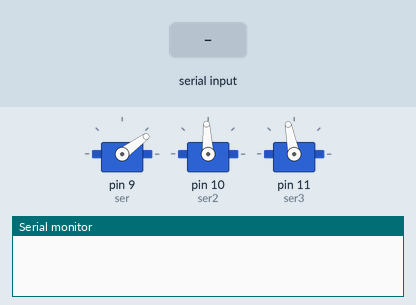
The sketch below on a simulated Arduino Uno, built with avr-gcc and run on an emulated ATmega328P. Shown: 3 × servo, the last lines printed to the serial monitor. Inputs (shaded band) come from the test bench.

Above: at 1.2 s.
1.3 s: "q" received over Serial
At 1.6 s:
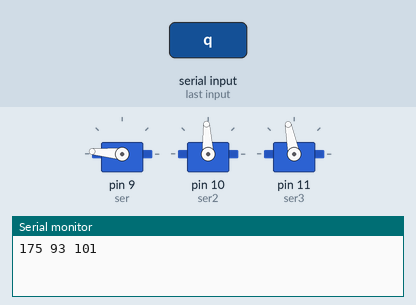
2.8 s: "e" received over Serial
At 3.9 s:
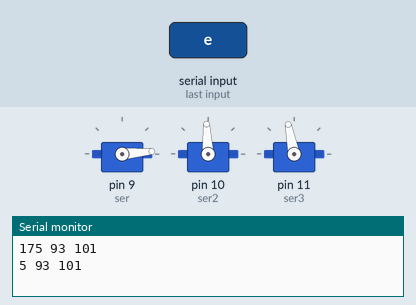
4.3 s: "h" received over Serial
At 5.1 s:
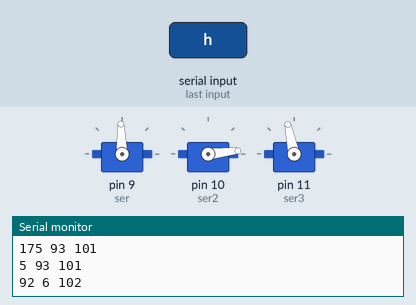
5.8 s: "q" received over Serial
At 6.2 s:
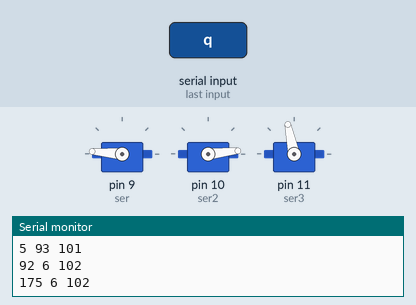
7.3 s: "e" received over Serial
At 8.5 s:
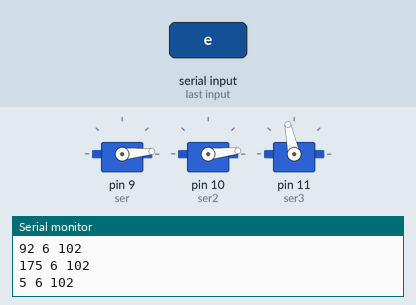
8.8 s: "y" received over Serial
At 9.7 s:
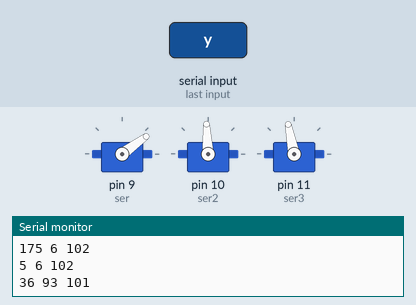
Timing chart, 0 to 11.3 s (numbered marks = the images above; inputs shaded):
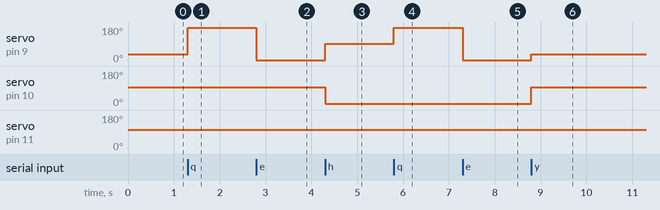

Measured:
- after the input at 1.3 s, servo on pin 9 (ser): 36° → 175° at once
- after the input at 2.8 s, servo on pin 9 (ser): 175° → 5° at once
- after the input at 4.3 s, servo on pin 9 (ser): 5° → 92° at once; servo on pin 10 (ser2): 93° → 6° at once; servo on pin 11 (ser3): 101° → 102° at once
- after the input at 5.8 s, servo on pin 9 (ser): 92° → 175° at once
- after the input at 7.3 s, servo on pin 9 (ser): 175° → 5° at once
- after the input at 8.8 s, servo on pin 9 (ser): 5° → 36° at once; servo on pin 10 (ser2): 6° → 93° at once; servo on pin 11 (ser3): 102° → 101° at once

The sketch:

twoServosketch_jul30pccontrol.ino
```cpp
//a few speed m and limit mods by tim
// suggestion by adding a 100uF capacitor between 5V and GND, the capacitor will help calm the sudden rush you might get when the servo first starts to turn
// heres a nice library for easing servo https://github.com/todbot/ServoEaser try that next
//
//TKF
//adding stored position preset
//adding second servo
//When you attach a servo the arduino starts sending position information to it.
//By default, that starting position is 90. You can change that by doing a servo.Write before you do the attach.
//servos seem to go madd if too much movement.
//could be that debug  reads arent being handled when too much data (backlogged)
//try suppresssing output vals, we dont use them. dont use serial.print.
//this didnt fix the issue,
//try setting lower limits not to zero but to just above zero otehrwise wrap around
// seems the delay has to be much highe and may need positional feedback if I want to go faster on big turns
//the servos I have are set for 360 degree motion. No locking pin , so how can I gurantee the starting point?
//added some caps to power supply lines and lowered baud, seems better
// it also seems that the arduino is reading only 1 byte at a time
//there is clearly a queue as messages are lagged with time delay could be that we should clear the arduino buffer after each action or increas buffer
//maybe increase baud rate again
// win 10 seems to have this wierd trans mission lag which may be making things worse
//i think I damaged a servo so I replaced it, its a lot better, may be a ripped cable or something with all the force.
// this may help https://dronebotworkshop.com/servo-motors-with-arduino/
//http://www.rccrawler.com/forum/electronics/142369-how-diagnose-servo-failures-hopefully-repair-them.html
//gear replacement https://www.youtube.com/watch?v=ossSoV94q6U


#include<Servo.h> // include server library
Servo ser; // create servo object to control a servo
Servo ser2; // create servo object to control a servo
Servo ser3; // create servo object to control a servo

//int poser = 143; // initial position of serv0
//int poser2 = 6; // initial position of serv0
//int poser3 = 6; // initial position of serv0

int poser = 36; // initial position of serv0
int poser2 =93; // initial position of serv0
int poser3 =101; // initial position of serv0


int val; // initial value of input

int delaycount=15;
int delayval=delaycount;
int delayval2=delaycount;
int delayval3=delaycount;
int delayvallong=100;
String out;
String out1;
String out2;
String out3;
//second Servo

int val2; // initial value of input


void setup() {
  Serial.begin(57600); // Serial comm begin at xbps
 //Serial.begin(9600); // Serial comm begin at xbps
  //setting start positions before attach

ser.write(poser);
ser2.write(poser2);
ser3.write(poser3);

ser.attach(9);// servo rotation is connected at pin 9
ser2.attach(10); //servo elbow
ser3.attach(11); //servo wrist

}

void loop() {
  if (Serial.available()) // if serial value is available
///////////////
  {
    val = Serial.read();// then read the serial value


///---rotation
//left
    if (val == 'a') //if value input is this char
    {
      poser += 1; //than position of servo motor increases by 1 ( anti clockwise)
      ser.write(poser);// the servo will move according to position
      delay(delayval);//delay for the servo to get to the position
     }
 //right
    if (val == 'd') //if value input
    {
      poser -= 1; //than position of servo motor decreases by 1 (clockwise)
      ser.write(poser);// the servo will move according to position
      delay(delayval);//delay for the servo to get to the position
    }
//////--elbow/////////////
    //up
    if (val == 's') //if value input is this char go up
    {
      poser2 += 1; //than position of servo motor increases by 1 ( anti clockwise)
      ser2.write(poser2);// the servo will move according to position
      delay(delayval2);//delay for the servo to get to the position
     }
     //down
    if (val == 'w') //if value input go down
    {
      poser2 -= 1; //than position of servo motor decreases by 1 (clockwise)
      ser2.write(poser2);// the servo will move according to position
      delay(delayval2);//delay for the servo to get to the position
    }


////--wrist

//wrist up
        if (val == 't') //if value input is this char go up
    {
      poser3 += 1; //than position of servo motor increases by 1 ( anti clockwise)
      ser3.write(poser3);// the servo will move according to position
      delay(delayval3);//delay for the servo to get to the position
     }


     //wrist down
    if (val == 'g') //if value input go down
    {
      poser3 -= 1; //than position of servo motor decreases by 1 (clockwise)
      ser3.write(poser3);// the servo will move according to position
      delay(delayval3);//delay for the servo to get to the position
    }

 ///////////////////
//fixt fast absolutepositions
      //speed move to far left
      if (val == 'q') //if value input
            {
              poser=175;
              ser.write(poser);// the servo will move according to position
              delay(delayvallong);//delay for the servo to get to the position
                }


//replaced with up (to conform to game imput style since arrows can be used in serial input scenerio)
//      if (val == 'w') //if value input
//    {poser=90;
//    ser.write(poser);// the servo will move according to position
//      delay(delayvallong);//delay for the servo to get to the position
//        }
        //speed move to far right
        if (val == 'e') //if value

              {
                poser=5;
                ser.write(poser);// the servo will move according to position
                delay(delayvallong);//delay for the servo to get to the position
                  }

      //speed move to horizontal
      if (val == 'h') //if value input
            {
              poser=92;
              poser2=6;
              poser3=102;
              ser.write(poser);// the servo will move according to position

              ser2.write(poser2);// the servo will move according to position

              ser3.write(poser3);// the servo will move according to position
              delay(delayvallong);//delay for the servo to get to the position
                }
      //speed move to vertical
      if (val == 'y') //if value input
            {
              poser=36;
              poser2=93;
              poser3=101;
              ser.write(poser);// the servo will move according to position

              ser2.write(poser2);// the servo will move according to position

              ser3.write(poser3);// the servo will move according to position
              delay(delayvallong);//delay for the servo to get to the position
                }


 //////////////////
 //check limits
    //left/right limits
      if (poser>175){
        poser=175;}
      if (poser<5){
        poser=5;}
        //Serial.print ("L/R:");
        //Serial.println(poser);

     //up down limits
      if (poser2>175){
        poser2=175;}
      if (poser2<5){
        poser2=5;}
        //Serial.print ("Arm:");
       // Serial.println(poser2);

       //wrist up down limits
      if (poser3>175){
        poser3=175;}
      if (poser3<5){
        poser3=5;}
        //Serial.print ("wrist:");
        //Serial.println(poser3);
        out1= String (poser);
        out2= String (poser2);
        out3= String (poser3);
      Serial.println(out1+" "+out2+" "+out3);
  delay(delayval3);
  }
}
```
